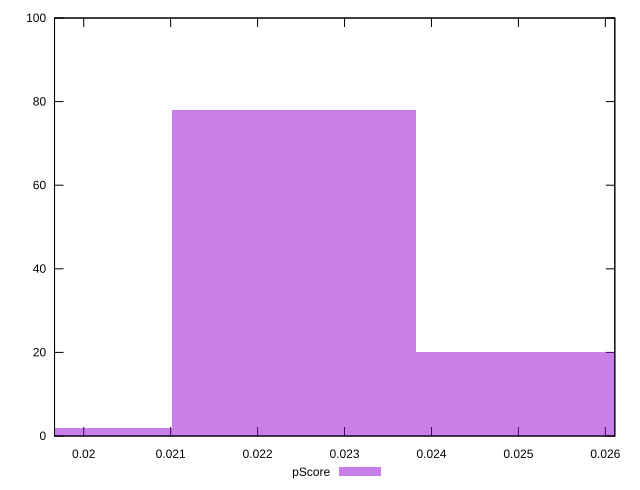

This figure's gnuplot source:
reset

$pScore <<EOF
0.025221188181591178 20
0.019616479696793136 2
0.022418833939192157 78
EOF

set key outside below
set boxwidth 0.0028023542423990196
set xrange [0.019664381429494504:0.02610891676547694]
set yrange [0:100]
set trange [0:100]
set style fill transparent solid 0.5 noborder
set terminal svg size 640, 490 enhanced background rgb 'white'
set output "report_00017_2021-02-10T15-08-03.406Z/uses-long-cache-ttl/samples/pages/pScore/histogram.svg"

plot $pScore title "pScore" with boxes

reset
